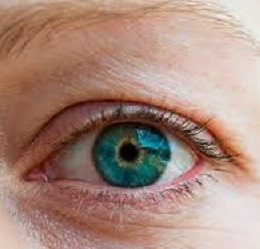
#> input picture data/aug_red_eye/training/test/normal_eye/_65.jpg, 260 x 249 px; its folder holds only this picture in this run
$ python ImageAlbumentation.py
#> lines starting #> are read from the running program, lines starting #| are printed output that depends on the picture
import numpy as np
from skimage import io
import random
import os
from scipy.ndimage import rotate
from tqdm import tqdm
import itertools


images_path_normal="../data/aug_red_eye/training/test/normal_eye" #path to original images
img_augmented_path_normal="../data/aug_red_eye/training_aug/test/normal_eye_aug/" # path to store aumented images
number_of_images = images_path_normal
img_list_len = len(os.listdir(number_of_images))
images_to_generate = img_list_len
seed_for_random = 42

#Define functions for each operation
# Make sure the order of the spline interpolation is 0, default is 3.
# With interpolation, the pixel values get messed up.
def rotation(image, seed):
    random.seed(seed)
    angle= random.randint(-180,180)
    r_img = rotate(image, angle, mode='constant', cval = 0, reshape=False, order=0)
    return r_img

def h_flip(image, seed):
    hflipped_img= np.fliplr(image)
    return  hflipped_img

def v_flip(image, seed):
    vflipped_img= np.flipud(image)
    return vflipped_img

def v_transl(image, seed):
    random.seed(seed)
    n_pixels = random.randint(-64,64)
    vtranslated_img = np.roll(image, n_pixels, axis=0)
    return vtranslated_img

def h_transl(image, seed):
    random.seed(seed)
    n_pixels = random.randint(-64,64)
    htranslated_img = np.roll(image, n_pixels, axis=1)
    return htranslated_img


transformations = {'rotate': rotation,
                'horizontal flip': h_flip,
                'vertical flip': v_flip,
                'vertical shift': v_transl,
                'horizontal shift': h_transl
                 }                #use dictionary to store names of functions


images_normal=[] # to store paths of images from folder

for im in os.listdir(images_path_normal):
    images_normal.append(os.path.join(images_path_normal,im))
print(len(images_normal))

for i, im in tqdm(zip(range(images_to_generate), os.listdir(images_path_normal))):

    img_name = im.split('/')[-1].split('.')
    img = img_name[0]
    image = images_normal[i]
    original_image = io.imread(image)
#> original_image is the input picture: shape (249, 260, 3); mean R, G, B 168, 136.7, 123.7
    transformed_image = None

    for key in transformations:

        seed = random.randint(1,100)  #Generate seed to supply transformation functions.
        transformed_image = transformations[key](original_image, seed)
        new_image_path= img_augmented_path_normal + f'{img}_{key}.png'
        io.imsave(new_image_path, transformed_image)
        i =i+1
#> this loop made 5 passes
#> pass 1, in rotation, `r_img = rotate(image, angle, mode='constant', cval = 0, reshape=False,..`:
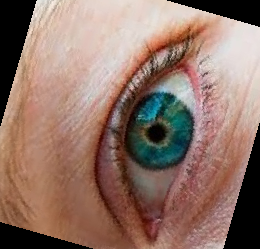
#> r_img: shape (249, 260, 3); mean R, G, B 144.8, 115.9, 104.2
#> pass 2, in h_flip, `hflipped_img= np.fliplr(image)`:
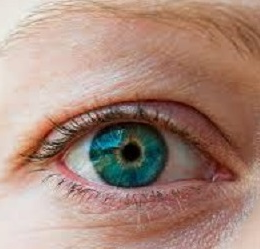
#> hflipped_img: shape (249, 260, 3); mean R, G, B 168, 136.7, 123.7
#> pass 3, in v_flip, `vflipped_img= np.flipud(image)`:
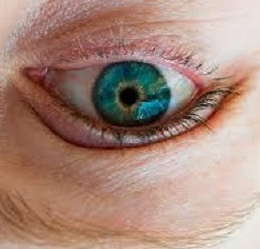
#> vflipped_img: shape (249, 260, 3); mean R, G, B 168, 136.7, 123.7
#> after the loop, i = 5

$ run again, on data/aug_red_eye/training/test/normal_eye/_89.jpg
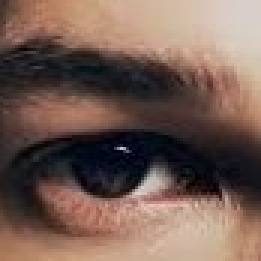
#> input picture data/aug_red_eye/training/test/normal_eye/_89.jpg, 87 x 87 px (shown 3 times larger)
#> original_image is the input picture: shape (87, 87, 3); mean R, G, B 117.8, 94, 84.3
#> the loop `for key in transformations: ` made 5 passes
#> pass 1, in rotation, `r_img = rotate(image, angle, mode='constant', cval = 0, reshape=False,..`:
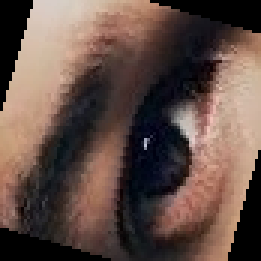
#> r_img: shape (87, 87, 3) (shown 3 times larger); mean R, G, B 98.6, 78.2, 70.7
#> pass 3, in v_flip, `vflipped_img= np.flipud(image)`:
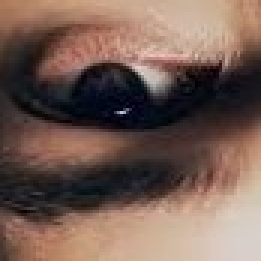
#> vflipped_img: shape (87, 87, 3) (shown 3 times larger); mean R, G, B 117.8, 94, 84.3
#> after the loop `for key in transformations:`: i = 5

$ run again, on data/aug_red_eye/training/test/normal_eye/_76.jpg
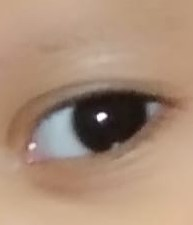
#> input picture data/aug_red_eye/training/test/normal_eye/_76.jpg, 193 x 225 px
#> original_image is the input picture: shape (225, 193, 3); mean R, G, B 169.4, 141.4, 120.5
#> the loop `for key in transformations: ` made 5 passes
#> pass 1, in rotation, `r_img = rotate(image, angle, mode='constant', cval = 0, reshape=False,..`:
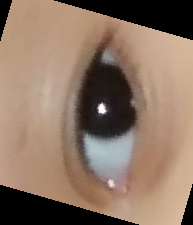
#> r_img: shape (225, 193, 3); mean R, G, B 140.5, 116.9, 99.8
#> pass 3, in v_flip, `vflipped_img= np.flipud(image)`:
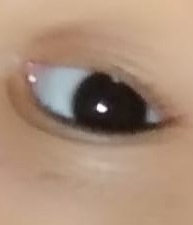
#> vflipped_img: shape (225, 193, 3); mean R, G, B 169.4, 141.4, 120.5
#> after the loop `for key in transformations:`: i = 5

$ run again, on data/aug_red_eye/training/test/normal_eye/_82.jpg
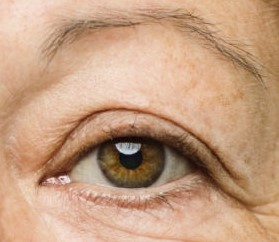
#> input picture data/aug_red_eye/training/test/normal_eye/_82.jpg, 279 x 242 px
#> original_image is the input picture: shape (242, 279, 3); mean R, G, B 196.5, 157.9, 128.9
#> the loop `for key in transformations: ` made 5 passes
#> pass 1, in rotation, `r_img = rotate(image, angle, mode='constant', cval = 0, reshape=False,..`:
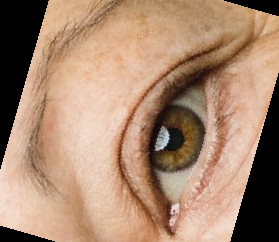
#> r_img: shape (242, 279, 3); mean R, G, B 168.7, 135.8, 111.8
#> pass 3, in v_flip, `vflipped_img= np.flipud(image)`:
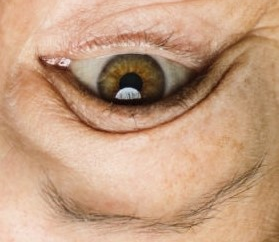
#> vflipped_img: shape (242, 279, 3); mean R, G, B 196.5, 157.9, 128.9
#> after the loop `for key in transformations:`: i = 5

$ run again, on data/aug_red_eye/training/test/normal_eye/_88.jpg
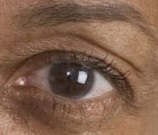
#> input picture data/aug_red_eye/training/test/normal_eye/_88.jpg, 158 x 135 px
#> original_image is the input picture: shape (135, 158, 3); mean R, G, B 128.5, 96, 76.5
#> the loop `for key in transformations: ` made 5 passes
#> pass 1, in rotation, `r_img = rotate(image, angle, mode='constant', cval = 0, reshape=False,..`:
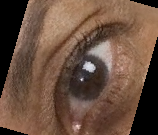
#> r_img: shape (135, 158, 3); mean R, G, B 107, 80.1, 64.1
#> pass 3, in v_flip, `vflipped_img= np.flipud(image)`:
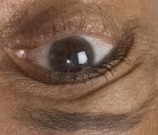
#> vflipped_img: shape (135, 158, 3); mean R, G, B 128.5, 96, 76.5
#> after the loop `for key in transformations:`: i = 5
